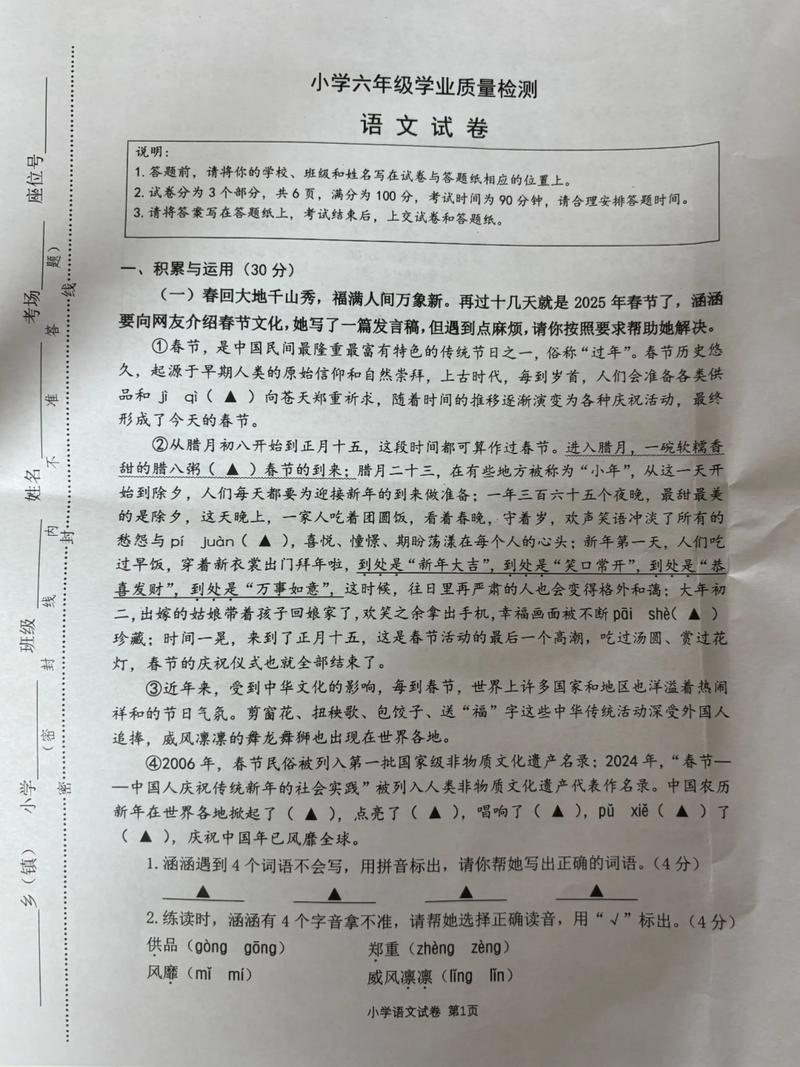
#> input picture Resources/exam.jpg, 800 x 1067 px, found by its file name
$ python 4.21.py
#> lines starting #> are read from the running program, lines starting #| are printed output that depends on the picture
import cv2
import numpy as np
from matplotlib import pyplot as plt

# [20 lines of commented-out code are left out]


img = cv2.imread("resources/exam.jpg",0)
#> img: shape (1067, 800); min 0, max 255, mean 167.3
kernel = np.ones((11,11),np.uint8)
blackhat = cv2.morphologyEx(img,cv2.MORPH_BLACKHAT,kernel)
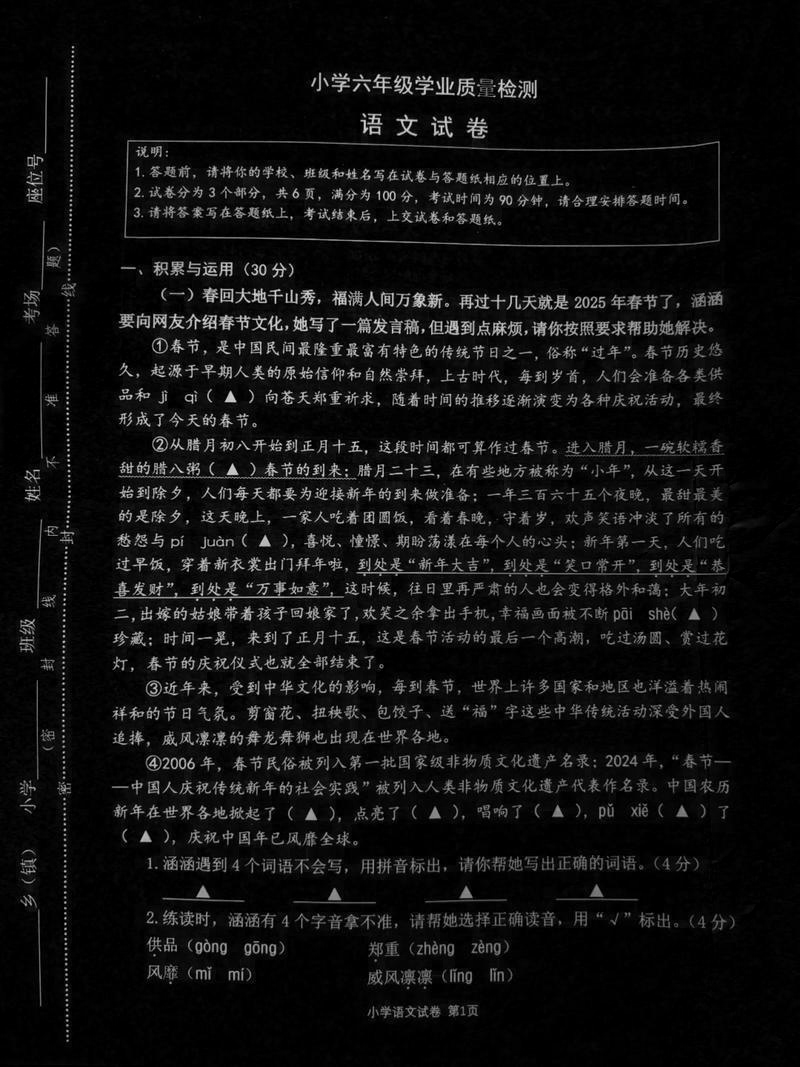
#> blackhat: shape (1067, 800); min 0, max 227, mean 16.3
#取反

plt.figure('MORPH_BLACKHAT',figsize=(8,8))
plt.subplot(1,2,1),plt.imshow(img,'gray')
plt.title('Original Image'),plt.xticks([]),plt.yticks([])
plt.subplot(1,2,2),plt.imshow(blackhat,'gray')
plt.title('MORPH_BLACKHAT'),plt.xticks([]),plt.yticks([])
plt.show()
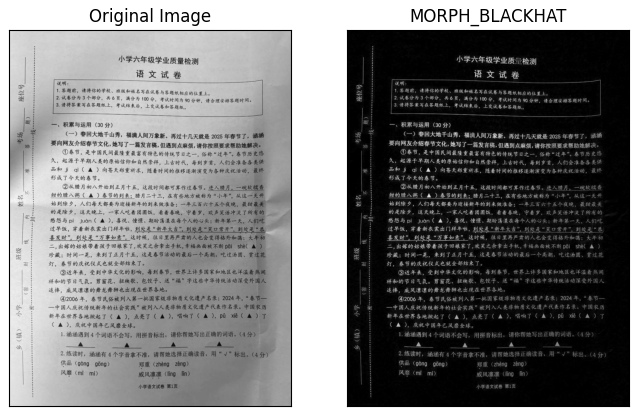
#> figure drawn by matplotlib, 2 panels
